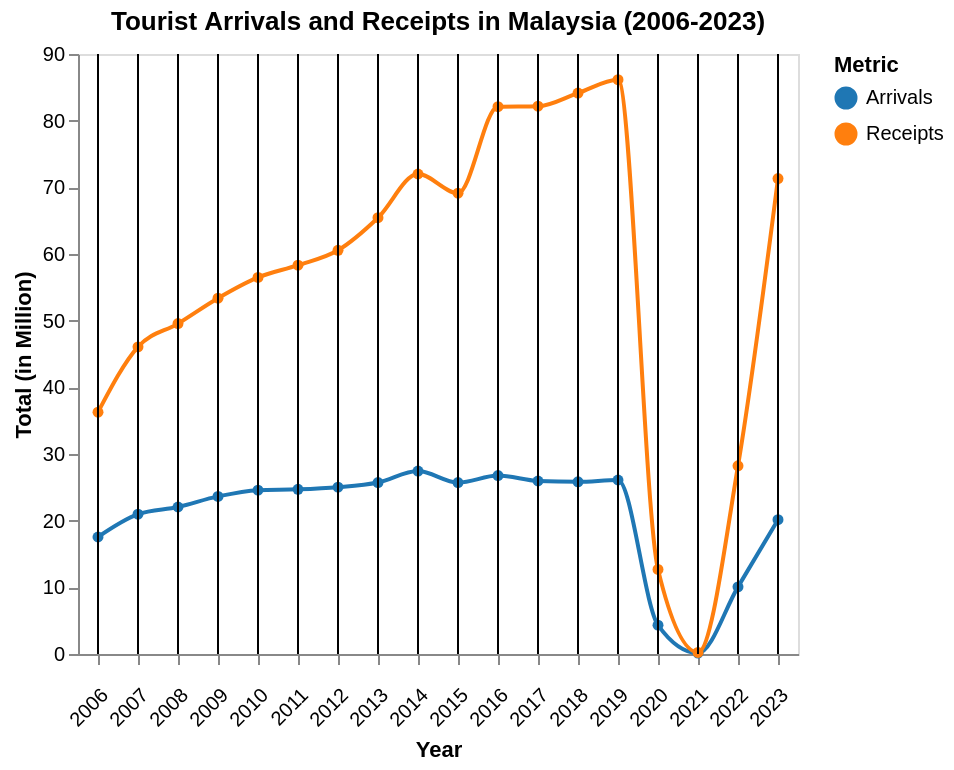

Source (Vega-Lite JSON):
### Vega-Lite specification from a JSON file in a GitHub repository (floating-point values rounded to 4 significant figures)
{"$schema": "https://vega.github.io/schema/vega-lite/v5.json", "description": "Dual-axis line chart for Tourist Arrivals and Receipts in Malaysia (2006-2023) with point markers and a vertical hover rule.", "title": "Tourist Arrivals and Receipts in Malaysia (2006-2023)", "data": {"values": [{"year": "2006", "Arrivals": 17.55, "Receipts": 36.27}, {"year": "2007", "Arrivals": 20.97, "Receipts": 46.07}, {"year": "2008", "Arrivals": 22.05, "Receipts": 49.56}, {"year": "2009", "Arrivals": 23.64, "Receipts": 53.37}, {"year": "2010", "Arrivals": 24.58, "Receipts": 56.49}, {"year": "2011", "Arrivals": 24.71, "Receipts": 58.32}, {"year": "2012", "Arrivals": 25.03, "Receipts": 60.56}, {"year": "2013", "Arrivals": 25.72, "Receipts": 65.44}, {"year": "2014", "Arrivals": 27.44, "Receipts": 72.0}, {"year": "2015", "Arrivals": 25.72, "Receipts": 69.12}, {"year": "2016", "Arrivals": 26.76, "Receipts": 82.1}, {"year": "2017", "Arrivals": 25.95, "Receipts": 82.17}, {"year": "2018", "Arrivals": 25.83, "Receipts": 84.14}, {"year": "2019", "Arrivals": 26.1, "Receipts": 86.14}, {"year": "2020", "Arrivals": 4.33, "Receipts": 12.69}, {"year": "2021", "Arrivals": 0.13, "Receipts": 0.24}, {"year": "2022", "Arrivals": 10.07, "Receipts": 28.23}, {"year": "2023", "Arrivals": 20.14, "Receipts": 71.31}]}, "transform": [{"fold": ["Arrivals", "Receipts"], "as": ["Metric", "Value"]}], "layer": [{"mark": {"type": "line", "point": true, "interpolate": "monotone"}, "encoding": {"x": {"field": "year", "type": "ordinal", "title": "Year", "axis": {"labelAngle": -45, "labelPadding": 10, "grid": false}, "scale": {"domain": ["2006", "2007", "2008", "2009", "2010", "2011", "2012", "2013", "2014", "2015", "2016", "2017", "2018", "2019", "2020", "2021", "2022", "2023"]}}, "y": {"field": "Value", "type": "quantitative", "title": "Total (in Million)", "axis": {"grid": false}}, "color": {"field": "Metric", "type": "nominal", "scale": {"domain": ["Arrivals", "Receipts"], "range": ["#1f77b4", "#ff7f0e"]}}, "tooltip": [{"field": "year", "title": "Year"}, {"field": "Metric", "title": "Value Type", "format": "N", "type": "nominal", "aggregate": "distinct"}, {"field": "Value", "title": "Value", "format": ".2f", "type": "quantitative"}]}}, {"params": [{"name": "hover", "select": {"type": "point", "encodings": ["x"], "on": "mouseover", "nearest": true}}], "mark": "rule", "encoding": {"x": {"field": "year", "type": "ordinal"}, "color": {"value": "black"}, "opacity": {"condition": {"param": "hover", "value": 1}, "value": 0}}}]}
